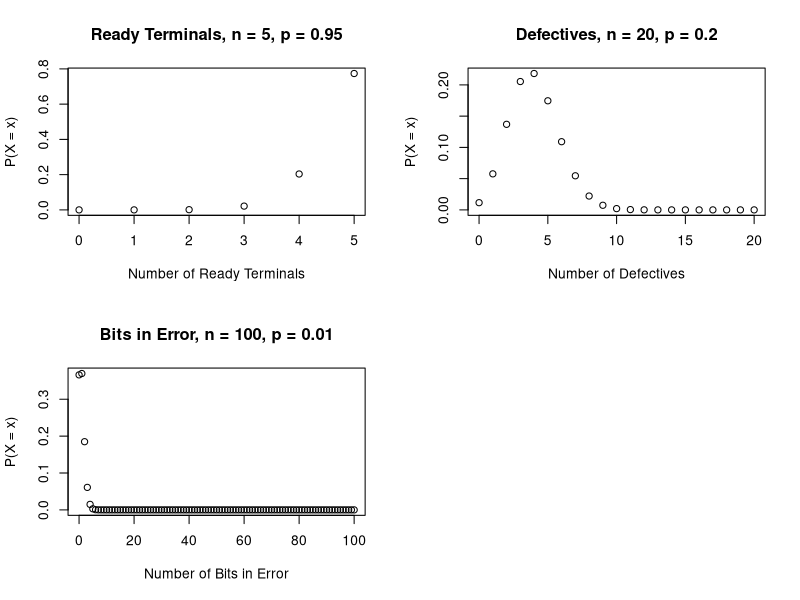

R code for this plot:
#
# Hands on exercise on R
# Day 5 - Binomial Distribution
# Author @Gudi Varaprasad - 19BCE7048
# Date : 23-11-2020
# 
#----------------------------------------------------------------------------

# a) Find the probability of getting exactly 3 ready terminals
dbinom(x = 3, size =5, prob = 0.95)

# b) Find all the probabilities.
x<- 0:5
dbinom(x, size= 5, prob =0.95)

# 2
x<- 0:20
dbinom(x, 20, 0.2)

# 3
x<- 0:100
dbinom(x,100, 0.01)


# 4 Plot all of the above problems in a single window for random variable and respective Probability distribution

par(mfrow = c(2,2)) # single window

x<-0:5 #question 1
plot(x, dbinom(x, size = 5, prob = 0.95),
     xlab = "Number of Ready Terminals",
     ylab = "P(X = x)",
     main = "Ready Terminals, n = 5, p = 0.95")


x<-0:20 #question 2
plot(x, dbinom(x, size = 20, prob = 0.2),
     xlab = "Number of Defectives",
     ylab = "P(X = x)",
     main = "Defectives, n = 20, p = 0.2")


x<-0:100 #question 3
plot(x, dbinom(x, size = 100, prob = 0.01),
     xlab = "Number of Bits in Error",
     ylab = "P(X = x)",
     main = "Bits in Error, n = 100, p = 0.01")


# 5

# P(X <= 3): n = 5, p = 0.95
  pbinom(3, 5, 0.95)
  
# P(X > 3):
  1-pbinom(3, 5, 0.95)
  
  
# P(X <= 4): n = 20, p = 0.2
  pbinom (4, size = 20, prob =0.2)

# P(X > 4) = 1- P(X <= 4 )
  1- pbinom(4, size = 20, prob = 0.2)
  
  x<-0:20
  prob<- pbinom(x, size = 20, prob=0.2)
  
# round to 4 decimal places:
  round(prob, 4) 
  
# The probability that a patient recover from a rare blood disease is 0.4. If 15
# people are known to have contracted this disease, what is the probability that

  # (a) at least 10 survive,  p = 0.4 , q = 1-0.4 = 0.6; P(X >= 10):
  1-pbinom(10,15,0.4) + dbinom(x = 10, size =15, prob = 0.4)
  
  # (b) from 3 to 8 survive
  pbinom(8,15,0.4) - pbinom(3,15,0.4) + dbinom(3,15,0.4)
  
  
  # (c) exactly 5 survive?
  dbinom(x = 5, size =15, prob = 0.4)
  
# Write your own function for Binomial Distribution and cumulative binomial distribution.

# for Binomial Distribution  
binomialfunc = function(x,n,p) {
    bprob = choose(n,x)*(p^x)*((1-p)^(n-x))
    return(bprob)
}
binomialfunc(7,17,0.3) #example

# cumulative binomial distribution function
cbinomialfunc = function(x,n,p) {
  cbprob = sum(choose(n,x)*(p^x)*((1-p)^(n-x)))
  return(cbprob)
}
cbinomialfunc(1:7,17,0.55) #example


# GVP
